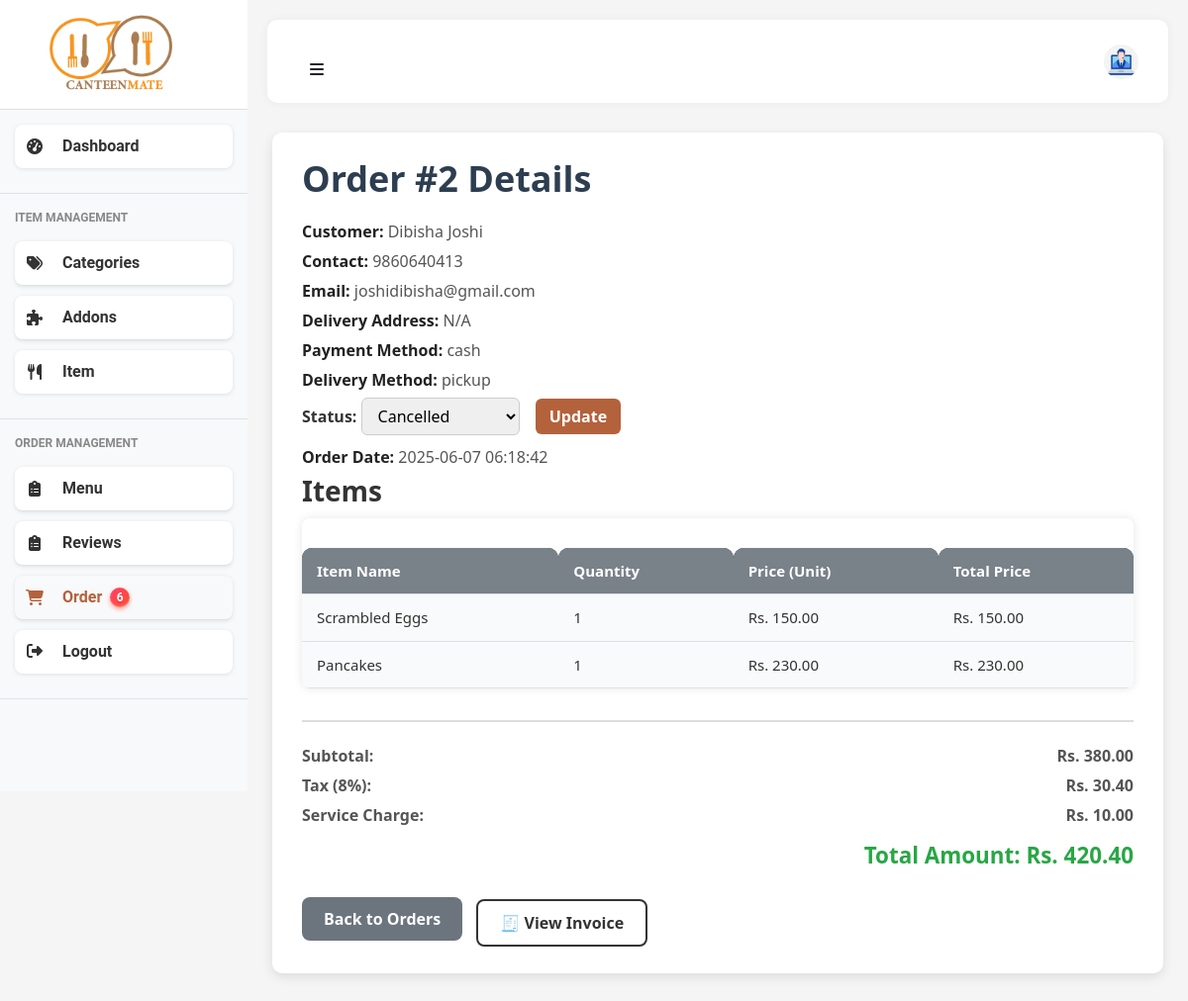
Page /admin/orders/2 on the committed database.
### models.py (models this page shows, shortened)
class Order(db.Model):
    id = db.Column(db.Integer, primary_key=True)
    user_id = db.Column(db.Integer, db.ForeignKey('user.id'), nullable=False)
    name = db.Column(db.String(100), nullable=False)
    contact = db.Column(db.String(20), nullable=False)
    email = db.Column(db.String(100), nullable=False)
    delivery = db.Column(db.String(20), nullable=False)
    building = db.Column(db.String(100))
    floor = db.Column(db.String(100))
    payment = db.Column(db.String(20), nullable=False)
    status = db.Column(db.String(20), nullable=False, default='Pending')
    created_at = db.Column(db.DateTime, default=datetime.utcnow)
    total_amount = db.Column(db.Float, nullable=False)
    khalti_token = db.Column(db.String(255), nullable=True)
    esewa_transaction_code = db.Column(db.String(255), nullable=True)  # New field for eSewa
    items = db.relationship('OrderItem', backref='order', lazy=True)
    items = db.relationship('OrderItem', backref='order', lazy=True)
    @property
    def delivery_address(self):
        parts = [self.building, self.floor]
        return ', '.join([p for p in parts if p]) or "N/A"

class OrderItem(db.Model):
    id = db.Column(db.Integer, primary_key=True)
    order_id = db.Column(db.Integer, db.ForeignKey('order.id'), nullable=False)
    item_id = db.Column(db.Integer, db.ForeignKey('items.id'), nullable=False)
    name = db.Column(db.String(100), nullable=False)
    quantity = db.Column(db.Integer, nullable=False)
    price = db.Column(db.Float, nullable=False)
    item = db.relationship('Item', backref='order_items')

### main.py (the view)
@app.route('/admin/orders/<int:order_id>')
def admin_order_view(order_id):
    user_id = session.get('user_id')
    user = User.query.get(user_id)
    order = Order.query.get_or_404(order_id)
    return render_template('admin/order_view.html',user=user,active_page='admin_orders', order=order)

### main.py (called while the page is built)
@app.context_processor
def inject_new_orders_count():
    count = Order.query.filter_by(status='pending').count()
    print(count)
    return dict(new_orders_count=count)

### templates/admin/order_view.html (shortened to what this page needs)
{% extends "admin/admin_base.html" %}
{% block content %}
<div class="order-details-container">
  <h2>Order #{{ order.id }} Details</h2>
  <p><strong>Customer:</strong> {{ order.name }}</p>
  <p><strong>Contact:</strong> {{ order.contact }}</p>
  <p><strong>Email:</strong> {{ order.email }}</p>
  <p><strong>Delivery Address:</strong> {{ order.delivery_address }}</p>
  <p><strong>Payment Method:</strong> {{ order.payment }}</p>
  <p><strong>Delivery Method:</strong> {{ order.delivery }}</p>
  <form method="POST" action="{{ url_for('admin_update_order_status', order_id=order.id) }}">
    <label for="status"><strong>Status:</strong></label>
    <select name="status" id="status">
      {% for s in ['Pending', 'Processing', 'Ready', 'Shipped', 'Delivered', 'Cancelled'] %}
        <option value="{{ s }}" {% if order.status == s %}selected{% endif %}>{{ s }}</option>
      {% endfor %}
    </select>
    <button type="submit" class="btn-update">Update</button>
  </form>
  <p style="margin-top:10px;"><strong>Order Date:</strong> {{ order.created_at.strftime('%Y-%m-%d %H:%M:%S') }}</p>
  <h3>Items</h3>
  {% set ns = namespace(subtotal=0) %}
  {% for item in order.items %}
    {% set nsp = namespace(addons_price = 0) %}
    {% if item.order_addons and item.order_addons|length > 0 %}
      {% for addon in item.order_addons %}
        {% set nsp.addons_price = nsp.addons_price + (addon.price|float) %}
      {% endfor %}
    {% endif %}
    {% set item_unit_price = (item.price|float) + nsp.addons_price %}
    {% set item_total = item_unit_price * (item.quantity|int) %}
    {% set ns.subtotal = ns.subtotal + item_total %}
  {% endfor %}
  <div class="data-table">
    <table>
      <thead>
        <tr>
          <th>Item Name</th>
          <th>Quantity</th>
          <th>Price (Unit)</th>
          <th>Total Price</th>
        </tr>
      </thead>
      <tbody>
        {% for item in order.items %}
          {% set item_unit_price = item.price %}
          {% set item_total = item_unit_price * item.quantity %}
          <tr>
            <td data-label="Item Name">{{ item.name }}</td>
            <td data-label="Quantity">{{ item.quantity }}</td>
            <td data-label="Price (Unit)">Rs. {{ '%.2f'|format(item_unit_price) }}</td>
            <td data-label="Total Price">Rs. {{ '%.2f'|format(item_total) }}</td>
          </tr>
        {% endfor %}
      </tbody>
    </table>
  </div>
  <div class="totals">
    {% set tax = ns.subtotal * 0.08 %}
    {% set service_charge = 10 %}
    {% set total = ns.subtotal + tax + service_charge %}
    <p><span>Subtotal:</span> <span>Rs. {{ '%.2f'|format(ns.subtotal) }}</span></p>
    <p><span>Tax (8%):</span> <span>Rs. {{ '%.2f'|format(tax) }}</span></p>
    <p><span>Service Charge:</span> <span>Rs. {{ '%.2f'|format(service_charge) }}</span></p>
    <h4>Total Amount: Rs. {{ '%.2f'|format(total) }}</h4>
  </div>
  <a href="{{ url_for('admin_orders') }}" class="btn btn-secondary">Back to Orders</a>
  <a href="{{ url_for('admin_order_invoice', order_id=order.id) }}" class="btn btn-outline-dark" style="margin-left: 10px;">🧾 View Invoice</a>
</div>
{% endblock %}

### static/css/style.css (style rules this page uses)
:root { --primary-color: #f7941d; --secondary-color: #e74c3c; --light-gray: #f8f9fa; --dark-gray: #343a40; --success-color: #28a745; --warning-color: #ffc107; --danger-color: #dc3545; --border-color: #dee2e6; }
body { font-family: 'Segoe UI', Tahoma, Geneva, Verdana, sans-serif; background-color: #f5f5f5; overflow-x: hidden; }
.data-table { overflow-x: auto; border-radius: 8px; box-shadow: 0 0 10px rgb(0 0 0 / 0.1); }
.data-table table { width: 100%; border-collapse: collapse; min-width: 600px; }
.data-table th, .data-table td { padding: 12px 16px; text-align: left; border-bottom: 1px solid #eee; vertical-align: middle; font-size: 15px; }
.data-table thead { background-color: #f8f9fa; font-weight: 600; font-size: 16px; }

### static/css/admin_styles.css (style rules this page uses)
:root { --primary-color: #0d6efd; --secondary-color: #6c757d; --success-color: #198754; --danger-color: #dc3545; --warning-color: #ffc107; --info-color: #0dcaf0; --light-color: #f8f9fa; --dark-color: #212529; --active-color: #198754; --inactive-color: #dc3545; --pending-color: #ffc107; --processing-color: #0dcaf0; --completed-color: #198754; }
body { font-family: 'Roboto', sans-serif; background-color: #f5f5f5; color: #333; margin: 0; padding: 0; }
table { width: 100%; border-collapse: collapse; background-color: #fff; box-shadow: 0 2px 5px rgba(0, 0, 0, 0.1); border-radius: 5px; overflow: hidden; }
table thead { background-color: #f8f9fa; }
table th, table td { padding: 12px 15px; text-align: left; border-bottom: 1px solid #e9ecef; }
.btn-secondary { background-color: var(--secondary-color); color: #fff; margin-bottom: 8px; border: none; padding: 8px 15px; border-radius: 5px; cursor: pointer; display: flex; align-items: center; font-weight: 500; transition: all 0.3s; }
a { text-decoration: none; color: var(--primary-color); }
button { cursor: pointer; border: none; background: none; outline: none; }
h1, h2, h3, h4 { font-weight: 600; margin-bottom: 10px; }
.data-table { width: 100%; border-collapse: collapse; }
.data-table th, .data-table td { padding: 12px 15px; text-align: left; border-bottom: 1px solid var(--border-color); }
.data-table th { background-color: var(--light-color); font-weight: 600; }

### templates/admin/order_view.html (style rules this page uses)
.order-details-container { max-width: 900px; margin: 30px auto; padding: 25px 30px; font-family: 'Segoe UI', Tahoma, Geneva, Verdana, sans-serif; background: #fff; box-shadow: 0 4px 12px rgba(0,0,0,0.1); border-radius: 10px; }
.order-details-container h2 { font-size: 2.25rem; font-weight: 700; color: #2c3e50; margin-bottom: 20px; }
.order-details-container p { font-size: 1rem; color: #555; margin: 6px 0; }
.order-details-container p strong { color: #222; }
form select#status { border-radius: 6px; padding: 6px 12px; border: 1px solid #ccc; font-size: 1rem; margin-right: 12px; min-width: 160px; }
form button.btn-update { background-color: #b4623c; color: white; font-weight: 600; padding: 6px 14px; border: none; border-radius: 6px; cursor: pointer; transition: background-color 0.25s ease; }
table { width: 100%; border-collapse: separate; border-spacing: 0 8px; margin-top: 30px; font-size: 1rem; color: #333; }
thead tr { background-color: #2c3e50; color: #fff; font-weight: 700; text-align: left; }
thead th { padding: 14px 20px; border-radius: 10px 10px 0 0; background-color:#798189; }
.data-table th { background-color: #798189; }
tbody tr { background: #f9fafb; box-shadow: 0 1px 3px rgba(0,0,0,0.08); border-radius: 8px; transition: background-color 0.25s ease; }
tbody td { padding: 14px 20px; vertical-align: middle; }
.totals { margin-top: 32px; font-size: 1.15rem; font-weight: 700; color: #2c3e50; border-top: 2px solid #ddd; padding-top: 16px; }
.totals p { font-weight: 600; margin: 6px 0; display: flex; justify-content: space-between; }
.totals h4 { margin-top: 16px; font-size: 1.4rem; color: #28a745; text-align: right; }
.btn { display: inline-block; padding: 10px 22px; border-radius: 8px; font-weight: 600; text-decoration: none; transition: background-color 0.25s ease; margin-top: 18px; }
.btn-secondary { background-color: #6c757d; color: white; }
.btn-outline-dark { background-color: transparent; border: 2px solid #333; color: #333; margin-left: 12px; }

### rows in the picture
Order: id "2", name "Dibisha Joshi", contact "9860640413", email "joshidibisha@gmail.com", delivery_address "N/A", payment "cash", delivery "pickup", status "Cancelled", created_at "2025-06-07 06:18:42"
OrderItem: name "Scrambled Eggs", quantity "1", price "150.00"
OrderItem: name "Pancakes", quantity "1", price "230.00"

### other values in the picture
{{ new_orders_count }} "6"
{{ '%.2f'|format(ns.subtotal) }} "380.00"
{{ '%.2f'|format(tax) }} "30.40"
{{ '%.2f'|format(service_charge) }} "10.00"
{{ '%.2f'|format(total) }} "420.40"
